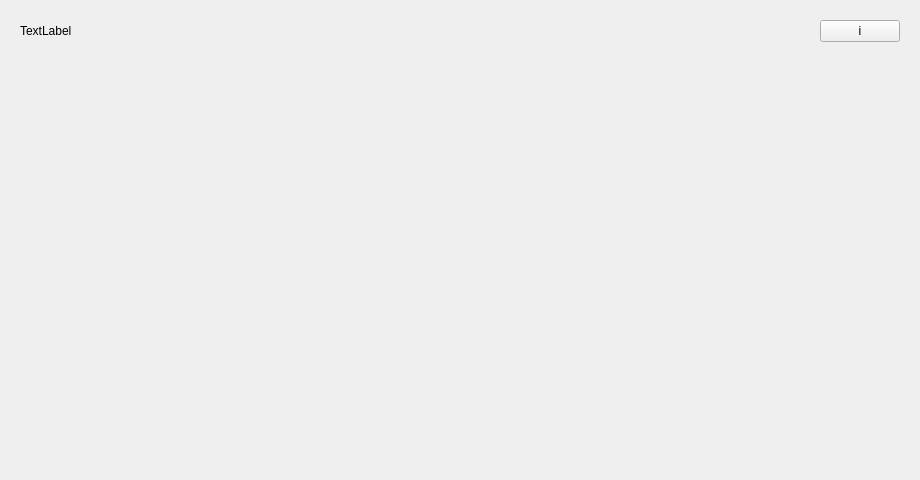
<?xml version="1.0" encoding="UTF-8"?>
<ui version="4.0">
 <class>TagViewListed</class>
 <widget class="QWidget" name="TagViewListed">
  <property name="geometry">
   <rect>
    <x>0</x>
    <y>0</y>
    <width>920</width>
    <height>480</height>
   </rect>
  </property>
  <property name="windowTitle">
   <string>Form</string>
  </property>
  <layout class="QVBoxLayout" name="verticalLayout_2">
   <item>
    <widget class="QWidget" name="tagWidget" native="true">
     <property name="sizePolicy">
      <sizepolicy hsizetype="Preferred" vsizetype="Fixed">
       <horstretch>0</horstretch>
       <verstretch>0</verstretch>
      </sizepolicy>
     </property>
     <layout class="QHBoxLayout" name="horizontalLayout">
      <item>
       <widget class="QLabel" name="tagLabel">
        <property name="text">
         <string>TextLabel</string>
        </property>
       </widget>
      </item>
      <item>
       <spacer name="horizontalSpacer">
        <property name="orientation">
         <enum>Qt::Horizontal</enum>
        </property>
        <property name="sizeHint" stdset="0">
         <size>
          <width>778</width>
          <height>20</height>
         </size>
        </property>
       </spacer>
      </item>
      <item>
       <widget class="QPushButton" name="infoButton">
        <property name="text">
         <string>i</string>
        </property>
       </widget>
      </item>
     </layout>
    </widget>
   </item>
   <item>
    <widget class="QWidget" name="plotWidget" native="true">
     <layout class="QVBoxLayout" name="verticalLayout"/>
    </widget>
   </item>
  </layout>
 </widget>
 <resources/>
 <connections/>
</ui>
